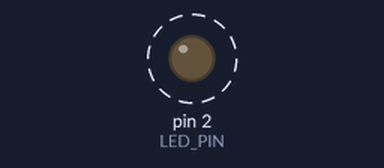
Recording of a sketch running on a simulated Arduino Uno, built with avr-gcc and run on an emulated ATmega328P. On the bench: output pins drawn as LEDs (lit = HIGH). Dashed ring = blinking. What the sketch prints to the serial monitor is not drawn.

Above: at 0.5 s.
Timing chart, 0 to 4.6 s (numbered marks = the images above):
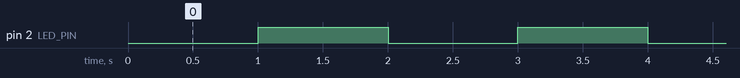

Measured:
- by itself, pin 2 (LED_PIN): alternates HIGH for 1.0 s and LOW for 1.0 s

The sketch:

sketch.ino
```cpp
/*
 * Modular Programming - Modular Programming
 *
 * Konsep: Memisahkan program menjadi modul-modul
 *
 * Komponen:
 * - LED (D2)
 *
 * Pinout:
 * - LED -> GPIO 2
 */

// Module includes
#include "LedModule.h"
#include "TimerModule.h"
#include "LoggerModule.h"

// ===== DEFINISI KONSTANTA =====
const int LED_PIN = 2;  // ← INI YANG DITAMBAHKAN!

// ===== SETUP =====
void setup() {
  // Initialize modules
  LoggerModule::init();
  LedModule::init(LED_PIN);

  LoggerModule::log("System started");
  LoggerModule::log("LED Module initialized");

  // Set timer
  TimerModule::setInterval(1000, onTimer);
}

// ===== LOOP =====
void loop() {
  // Update timer module
  TimerModule::update();
}

// ===== TIMER CALLBACK =====
void onTimer() {
  static bool state = false;
  state = !state;
  LedModule::setState(state);
  LoggerModule::log("LED toggled");
}
```

LedModule.h
```cpp
#ifndef LED_MODULE_H
#define LED_MODULE_H

#include <Arduino.h>

class LedModule {
private:
  static int pin;
  static bool state;

public:
  static void init(int p) {
    pin = p;
    state = false;
    pinMode(pin, OUTPUT);
    digitalWrite(pin, LOW);
  }

  static void setState(bool s) {
    state = s;
    digitalWrite(pin, state ? HIGH : LOW);
  }

  static bool getState() {
    return state;
  }

  static void toggle() {
    state = !state;
    digitalWrite(pin, state ? HIGH : LOW);
  }
};

// Static member definitions
int LedModule::pin = 0;
bool LedModule::state = false;

#endif
```

LoggerModule.h
```cpp
#ifndef LOGGER_MODULE_H
#define LOGGER_MODULE_H

#include <Arduino.h>

class LoggerModule {
private:
  static bool enabled;
  static int logLevel;

public:
  static void init() {
    enabled = true;
    logLevel = 1;
    Serial.begin(115200);
  }

  static void setEnabled(bool e) {
    enabled = e;
  }

  static void setLogLevel(int level) {
    logLevel = level;
  }

  static void log(const char* message) {
    if (enabled) {
      Serial.print("[LOG] ");
      Serial.print(millis());
      Serial.print("ms: ");
      Serial.println(message);
    }
  }

  static void log(String message) {
    log(message.c_str());
  }

  static void logInfo(const char* message) {
    if (enabled && logLevel <= 1) {
      Serial.print("[INFO] ");
      Serial.println(message);
    }
  }

  static void logError(const char* message) {
    if (enabled && logLevel <= 0) {
      Serial.print("[ERROR] ");
      Serial.println(message);
    }
  }
};

// Static member definitions
bool LoggerModule::enabled = true;
int LoggerModule::logLevel = 1;

#endif
```

TimerModule.h
```cpp
#ifndef TIMER_MODULE_H
#define TIMER_MODULE_H

#include <Arduino.h>

class TimerModule {
private:
  struct Timer {
    unsigned long interval;
    unsigned long lastTrigger;
    void (*callback)();
    bool active;
  };

  static const int MAX_TIMERS = 5;
  static Timer timers[MAX_TIMERS];
  static int timerCount;

public:
  static void init() {
    timerCount = 0;
    for (int i = 0; i < MAX_TIMERS; i++) {
      timers[i].active = false;
    }
  }

  static bool setInterval(unsigned long interval, void (*callback)()) {
    if (timerCount >= MAX_TIMERS) {
      return false;
    }

    timers[timerCount].interval = interval;
    timers[timerCount].lastTrigger = millis();
    timers[timerCount].callback = callback;
    timers[timerCount].active = true;
    timerCount++;

    return true;
  }

  static void update() {
    unsigned long currentTime = millis();

    for (int i = 0; i < timerCount; i++) {
      if (timers[i].active) {
        if (currentTime - timers[i].lastTrigger >= timers[i].interval) {
          timers[i].lastTrigger = currentTime;
          if (timers[i].callback != NULL) {
            timers[i].callback();
          }
        }
      }
    }
  }
};

// Static member definitions
TimerModule::Timer TimerModule::timers[MAX_TIMERS];
int TimerModule::timerCount = 0;

#endif
```
